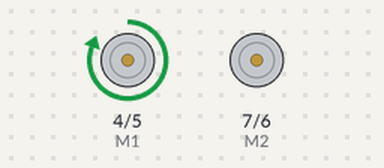
Recording of a sketch running on a simulated Arduino Uno, built with avr-gcc and run on an emulated ATmega328P. Shown: direction and speed pins drawn as motors (green arrow = direction pin HIGH = forward, orange = LOW = backward, longer = more drive).

Above: at 3.0 s.
At 6.0 s:
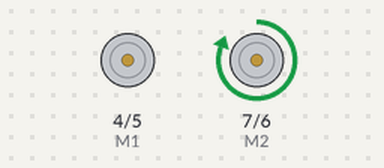
At 9.5 s:
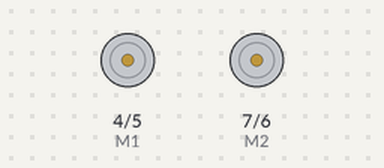
Timing chart, 0 to 15.0 s (numbered marks = the images above):
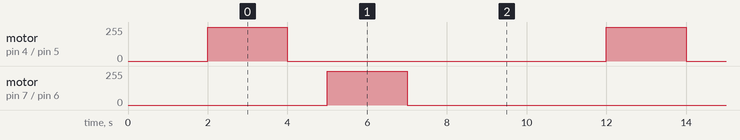

The sketch:

romeo_motor_test_L_R.ino
```cpp
// Romeo Motor Test
// based on sample code from:
// http://www.dfrobot.com/wiki/index.php/Romeo_V2-All_in_one_Controller_(R3)_(SKU:DFR0225)
// 7.2 battery to power motors and board
// in practice may need to power board seperately from servos and motors
// fwd, back, turn test

// Standard PWM DC control
int E1 = 5;    // M1 Speed Control
int E2 = 6;    // M2 Speed Control
int M1 = 4;    // M1 Direction Control
int M2 = 7;    // M1 Direction Control


void halt(void)                    // Stop
{
  digitalWrite(E1,LOW);
  digitalWrite(E2,LOW);
}
void fwd(byte a,byte b)          // Move forward
{
  analogWrite (E1,a);            // PWM Speed Control
  digitalWrite(M1,HIGH);
  analogWrite (E2,b);
  digitalWrite(M2,HIGH);
}
void rev(byte a,byte b)          // Reverse
{
  analogWrite (E1,a);
  digitalWrite(M1,LOW);
  analogWrite (E2,b);
  digitalWrite(M2,LOW);
}
void turn_L (byte a,byte b)      // Turn Left
{
  analogWrite (E1,a);
  digitalWrite(M1,LOW);
  analogWrite (E2,b);
  digitalWrite(M2,HIGH);
}
void turn_R (byte a,byte b)     // Turn Right
{
  analogWrite (E1,a);
  digitalWrite(M1,HIGH);
  analogWrite (E2,b);
  digitalWrite(M2,LOW);
}

void setup(void)
{
  int i;
  for(i=4;i<=7;i++)
  {
    pinMode(i, OUTPUT);
  }
  delay(2000); // time to put robot down or whatever
} // end setup()

void loop() {
  analogWrite (E1,255);            // PWM Speed Control
  digitalWrite(M1,HIGH);
  delay(2000);
  digitalWrite(E1, LOW);
  delay(1000);
  analogWrite (E2,255);
  digitalWrite(M2,HIGH);
  delay(2000);
  digitalWrite(E2, LOW);
  delay(5000);


} // end loop()
```

Measured:
- by itself, motor on pin 4 (M1) / pin 5 (E1), motor on pin 7 (M2) / pin 6 (E2): alternates forward 255/255 for 2.0 s and stopped for 8.0 s
